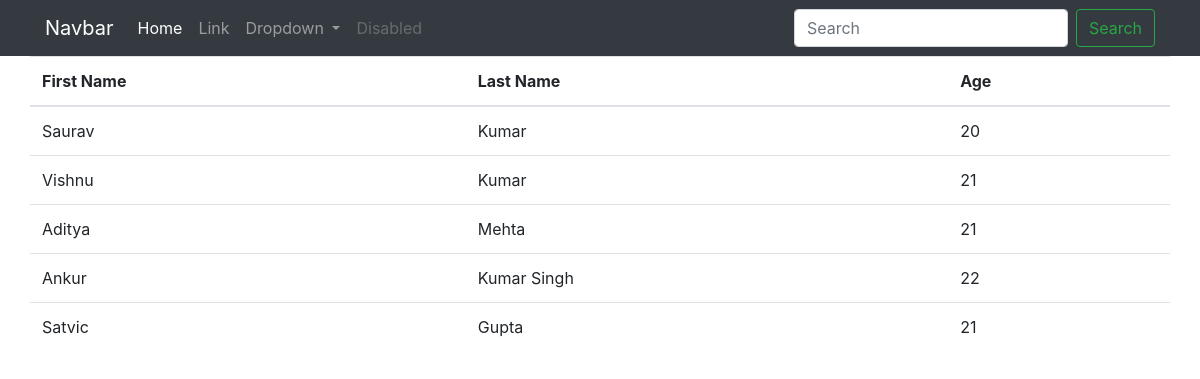
The page / on the database its author committed.
### dashboard/models.py (models this page shows, shortened)
class Data(models.Model):
    first_name = models.CharField(max_length=50)
    last_name = models.CharField(max_length=50)
    age = models.PositiveIntegerField(default=0)

### dashboard/views.py (the view)
# urls.py: path('', views.index, name='index'),
def index(request):
    if 'q' in request.GET:
        q = request.GET['q']
        multiple_q = Q(Q(first_name__icontains=q) | Q(last_name__icontains=q))
        data = Data.objects.filter(multiple_q)
    else:
        data = Data.objects.all()
    context = {
        'data': data
    }
    return render(request, 'dashboard/index.html', context)

### templates/dashboard/index.html
{% extends 'partials/base.html' %}
{% block content %}
<table class="table">
    <thead>
      <tr>
        <th scope="col">First Name</th>
        <th scope="col">Last Name</th>
        <th scope="col">Age</th>
      </tr>
    </thead>
    <tbody>
      {% for data in data %}
        <tr>
          <td>{{data.first_name}}</td>
          <td>{{data.last_name}}</td>
          <td>{{data.age}}</td>
        </tr>
      {% endfor %}
    </tbody>
  </table>
{% endblock %}

### templates/partials/base.html (shortened to what this page needs)
<!doctype html>
<html lang="en">
  <head>
    <link rel="stylesheet" href="https://cdn.jsdelivr.net/npm/bootstrap@4.6.1/dist/css/bootstrap.min.css">
  </head>
  <body>
    {% include 'partials/nav.html' %}
    <div class="container">
      <div class="row">
        {% block content %}
        {% endblock %}
      </div>
    </div>
  </body>
</html>

### templates/partials/nav.html (shortened to what this page needs)
<nav class="navbar navbar-expand-lg navbar-dark bg-dark">
    <div class="container">
    <a class="navbar-brand" href="{% url 'index' %}">Navbar</a>
    <div class="collapse navbar-collapse" id="navbarSupportedContent">
      <ul class="navbar-nav mr-auto">
        <li class="nav-item active">
          <a class="nav-link" href="#">Home <span class="sr-only">(current)</span></a>
        </li>
        <li class="nav-item">
          <a class="nav-link" href="#">Link</a>
        </li>
        <li class="nav-item dropdown">
          <a class="nav-link dropdown-toggle" href="#" id="navbarDropdown" role="button" data-toggle="dropdown" aria-expanded="false">
            Dropdown
          </a>
        </li>
        <li class="nav-item">
          <a class="nav-link disabled">Disabled</a>
        </li>
      </ul>
      <form class="form-inline my-2 my-lg-0">
        <input class="form-control mr-sm-2" name="q" type="search" placeholder="Search" aria-label="Search">
        <button class="btn btn-outline-success my-2 my-sm-0" type="submit">Search</button>
      </form>
    </div>
    </div>
  </nav>

### rows shown on the page
Data: first_name "Saurav", last_name "Kumar", age "20"
Data: first_name "Vishnu", last_name "Kumar", age "21"
Data: first_name "Aditya", last_name "Mehta", age "21"
Data: first_name "Ankur", last_name "Kumar Singh", age "22"
Data: first_name "Satvic", last_name "Gupta", age "21"
